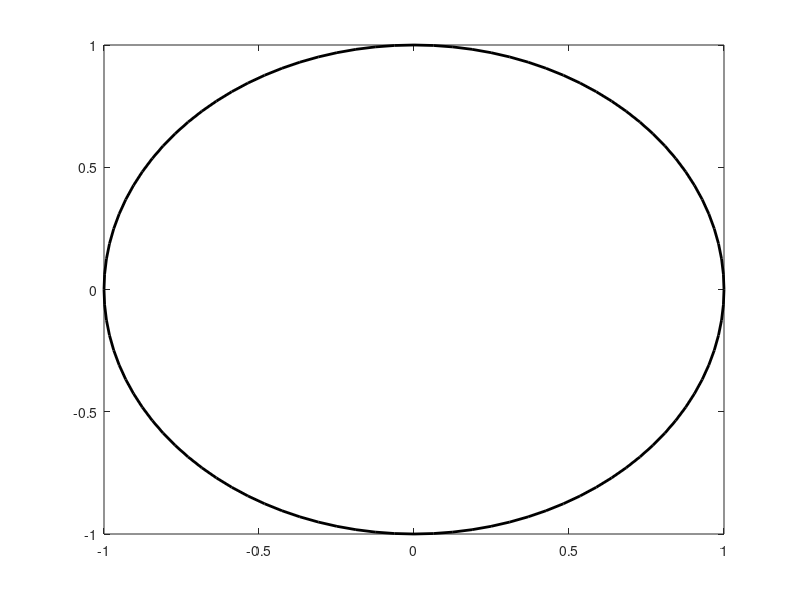

MATLAB code to generate this figure:
function  [x,y] = ellipse(a,b,phi,x0,y0,color)
% ELLIPSE  Plotting ellipse.
%       ELLIPSE(A,B,PHI,X0,Y0,COLOR)  Plots ellipse with
%	semiaxes A, B, rotated by the angle PHI,
%	with origin at X0, Y0 and consisting of N points
%	(default 100).
%	[X,Y] = ELLIPSE(...) Instead of plotting returns
%	coordinates of the ellipse.

%  Copyright (c) 1995  by Kirill K. Pankratov
%	kirill@plume.mit.edu
%	03/21/95

n = 100;   % Default for number of points

 % Handle input ................
if nargin < 6, color='k'; end
if nargin < 5, y0 = 0; end
if nargin < 4, x0 = 0; end
if nargin < 3, phi = 0; end
if nargin < 2, b = 1; end
if nargin < 1, a = 1; end


th = linspace(0,2*pi,n+1);
x = a*cos(th);
y = b*sin(th);

c = cos(phi);
s = sin(phi);

th = x*c-y*s+x0;
y = x*s+y*c+y0;
x = th;

if nargout==0, plot(x,y,color,'linewi',2); end


